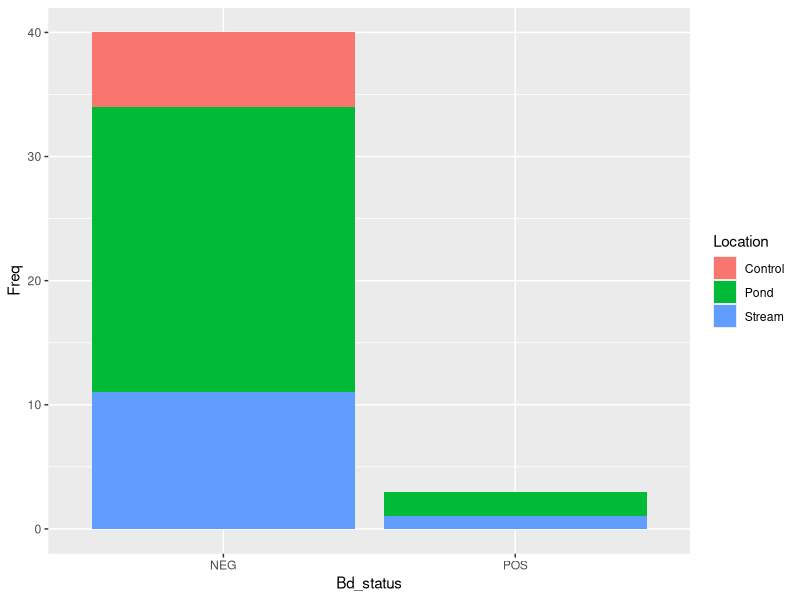
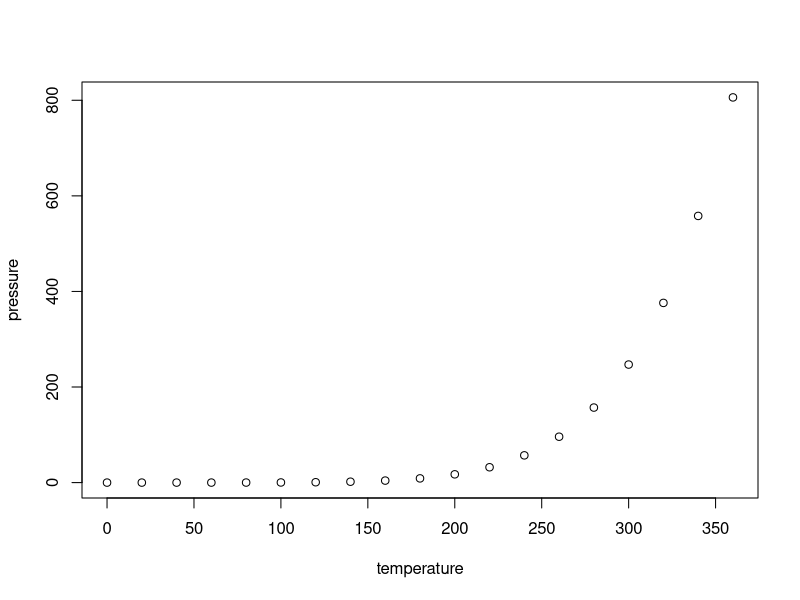

Write R code to recreate these figures, in order.
## ---- chunk 1
knitr::opts_chunk$set(echo = TRUE)

library(tidyverse)
library(ggplot2)
## ---- chunk 2
eDNAData = read.csv("water_extractions.csv")
# fixing location type
eDNAData$Location[eDNAData$Location %in% c("South end of pond", "North end of pond", "Northeast end of pond", "Southeast end of pond", "Little Farm Pond 1", "Little Farm Pond 2", "Little Farm Pond 3", "Jewel Lake 1 ", "Jewel Lake 2")] <- "Pond"
eDNAData$Location[eDNAData$Location %in% c("Stream by trail 1", "Stream by trail 2")] <- "Stream"
eDNAData$Location[eDNAData$Location %in% c("Passive teabag filter in DI water", "DI water in bottle")] <- "Control"
## ---- chunk 3
tab=with(eDNAData, table(Location, Bd_status))
ggplot(data=as.data.frame(tab), aes(x=Bd_status, y=Freq, fill=Location))+geom_bar(position="stack", stat="identity")
## ---- chunk 4
plot(pressure)
